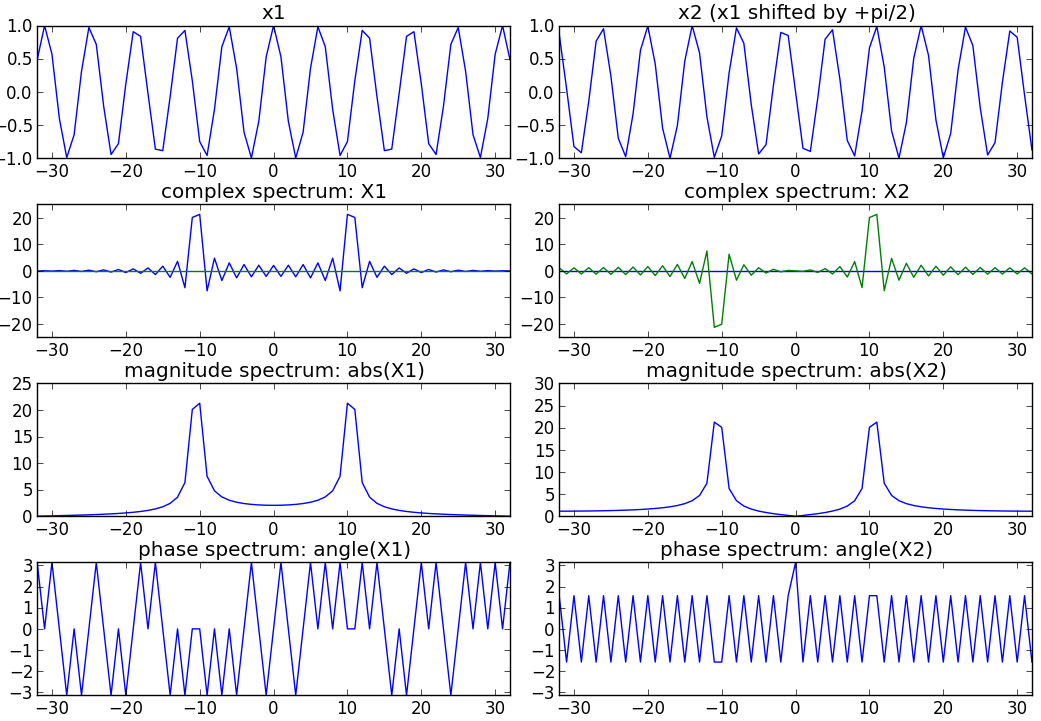

Source code (Python):
import numpy as np
import matplotlib.pyplot as plt

N = 64
k0 = 10.5

plt.figure(1)
X = np.array([])
x = np.cos(2*np.pi*k0/(N+1)*np.arange(-N/2, N/2+1))

plt.subplot(4,2,1)
plt.title ('x1')
plt.plot(np.arange(-N/2, N/2+1), x)
plt.axis([-N/2,N/2,-1,1])

for k in range(-N/2, N/2+1):
	s = np.exp(1j*2*np.pi*k/(N+1)*np.arange(-N/2, N/2+1))
	X = np.append(X, sum(x*np.conjugate(s)))

plt.subplot(4,2,3)
plt.title ('complex spectrum: X1')
plt.plot(np.arange(-N/2, N/2+1), np.real(X))
plt.plot(np.arange(-N/2, N/2+1), np.imag(X))
plt.axis([-N/2,N/2,-25,25])

plt.subplot(4,2,5)
plt.title ('magnitude spectrum: abs(X1)')
plt.plot(np.arange(-N/2, N/2+1), abs(X))
plt.axis([-N/2,N/2,0,25])

plt.subplot(4,2,7)
plt.title ('phase spectrum: angle(X1)')
plt.plot(np.arange(-N/2, N/2+1), np.angle(X))
plt.axis([-N/2, N/2,-np.pi,np.pi])

X = np.array([])
x = np.cos(2*np.pi*k0/(N+1)*np.arange(-N/2, N/2+1)+np.pi/2)

plt.subplot(4,2,2)
plt.title ('x2 (x1 shifted by +pi/2)')
plt.plot(np.arange(-N/2, N/2+1), x)
plt.axis([-N/2,N/2,-1,1])

for k in range(-N/2, N/2+1):
	s = np.exp(1j*2*np.pi*k/(N+1)*np.arange(-N/2, N/2+1))
	X = np.append(X, sum(x*np.conjugate(s)))

plt.subplot(4,2,4)
plt.title ('complex spectrum: X2')
plt.plot(np.arange(-N/2, N/2+1), np.real(X))
plt.plot(np.arange(-N/2, N/2+1), np.imag(X))
plt.axis([-N/2,N/2,-25,25])

plt.subplot(4,2,6)
plt.title ('magnitude spectrum: abs(X2)')
plt.plot(np.arange(-N/2, N/2+1), abs(X))
plt.axis([-N/2,N/2,0,30])

plt.subplot(4,2,8)
plt.title ('phase spectrum: angle(X2)')
plt.plot(np.arange(-N/2, N/2+1), np.angle(X))
plt.axis([-N/2, N/2,-np.pi,np.pi])
plt.show()
